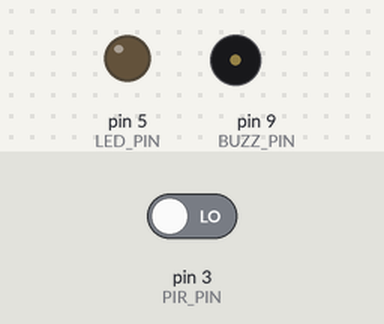
Bench run of a sketch on a simulated Arduino Uno, built with avr-gcc and run on an emulated ATmega328P. Parts: output pins drawn as LEDs (lit = HIGH), buzzer (waves = sounding, pin HIGH). Inputs (shaded band) come from the test bench; at power-on: pin 3 (PIR_PIN) LOW.

Above: at 1.2 s.
1.3 s: pin 3 (PIR_PIN) driven HIGH
At 2.4 s:
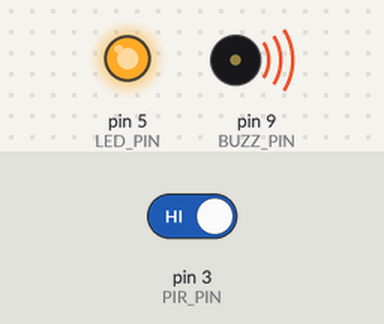
2.8 s: pin 3 (PIR_PIN) driven LOW
At 3.5 s:
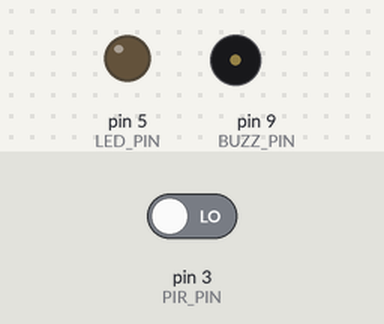
Timing chart, 0 to 5.8 s (numbered marks = the images above; inputs shaded):
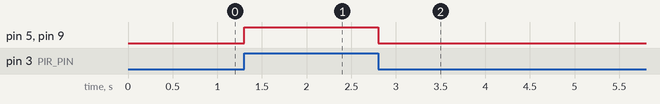

Measured:
- after the input at 1.3 s, pin 5 (LED_PIN), pin 9 (BUZZ_PIN): LOW → HIGH at once
- after the input at 2.8 s, pin 5 (LED_PIN), pin 9 (BUZZ_PIN): HIGH → LOW at once

The sketch:

DIY_home_security_alarm.ino
```cpp
// Define the pin numbers for the components
int BUZZ_PIN = 9;  // Pin number for the buzzer
int PIR_PIN = 3;   // Pin number for the PIR sensor
int LED_PIN = 5;   // Pin number for the LED

int pirState;  // Variable to hold the state of the PIR sensor

void setup() {
  // Set the pinMode for each pin
  pinMode(PIR_PIN, INPUT);   // PIR_PIN is set as an input for the sensor
  pinMode(BUZZ_PIN, OUTPUT); // BUZZ_PIN is set as an output for the buzzer
  pinMode(LED_PIN, OUTPUT);  // LED_PIN is set as an output for the LED
}

void loop() {
  // Continuously check the state of the PIR sensor
  pirState = digitalRead(PIR_PIN); // Read the state of the PIR sensor and store it

  // If the PIR sensor detects motion (HIGH state), activate buzzer and LED
  if(pirState == HIGH){
    digitalWrite(BUZZ_PIN, HIGH); // Turn on the buzzer
    digitalWrite(LED_PIN, HIGH);  // Turn on the LED
  }
  // If no motion is detected (LOW state), turn off buzzer and LED
  else{
    digitalWrite(BUZZ_PIN, LOW); // Turn off the buzzer
    digitalWrite(LED_PIN, LOW);  // Turn off the LED
  }
}
```
